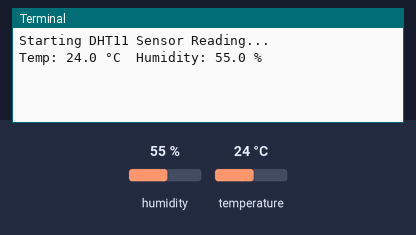
Bench run of a program on a simulated Raspberry Pi (BCM pin numbers). On the bench: the last lines printed to the terminal. The inputs (shaded band) are chosen by the test bench; at power-on: humidity 55 %, temperature 24 °C.

Above: at 1.2 s.
1.3 s: humidity set to 22 %
At 3.7 s:
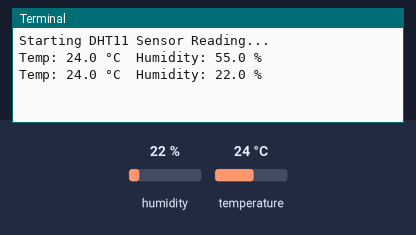
4.7 s: temperature set to 12 °C
At 6.6 s:
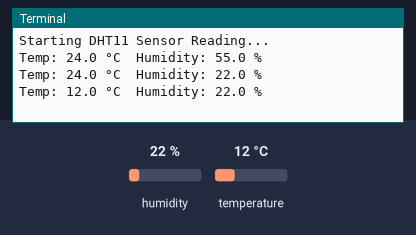
8.1 s: humidity set to 40 %
At 9.4 s:
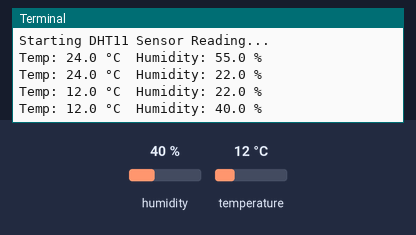
Timing chart, 0 to 11.1 s (numbered marks = the images above; inputs shaded):
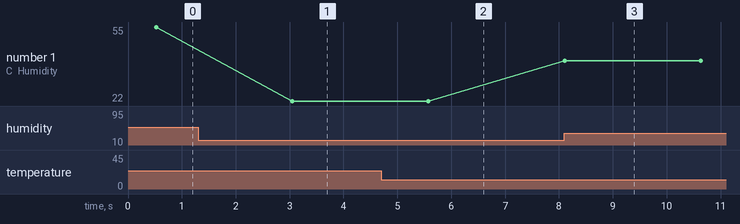

The program:

Dht11_sensor.py
```python
import Adafruit_DHT
import time

# Set sensor type : DHT11
sensor = Adafruit_DHT.DHT11

# GPIO pin where the DHT11 is connected (e.g., GPIO4)
pin = 4

print("Starting DHT11 Sensor Reading...")

try:
    while True:
        # Read temperature and humidity
        humidity, temperature = Adafruit_DHT.read(sensor, pin)

        if humidity is not None and temperature is not None:
            print(f"Temp: {temperature:.1f} °C  Humidity: {humidity:.1f} %")
        else:
            print("Failed to retrieve data from sensor. Retrying...")

        # Wait 2 seconds before the next reading
        time.sleep(2)
except KeyboardInterrupt:
    print("Program terminated.")
```

Measured:
- after the input at 1.3 s, the terminal: prints a new line after 1.8 s (image 1)
- after the input at 4.7 s, the terminal: prints a new line after 0.88 s (image 2)
- after the input at 8.1 s, the terminal: prints a new line at once (image 3)
- plotted number 1: 55 → 22 after the input at 1.3 s, 22 → 40 after the input at 8.1 s
